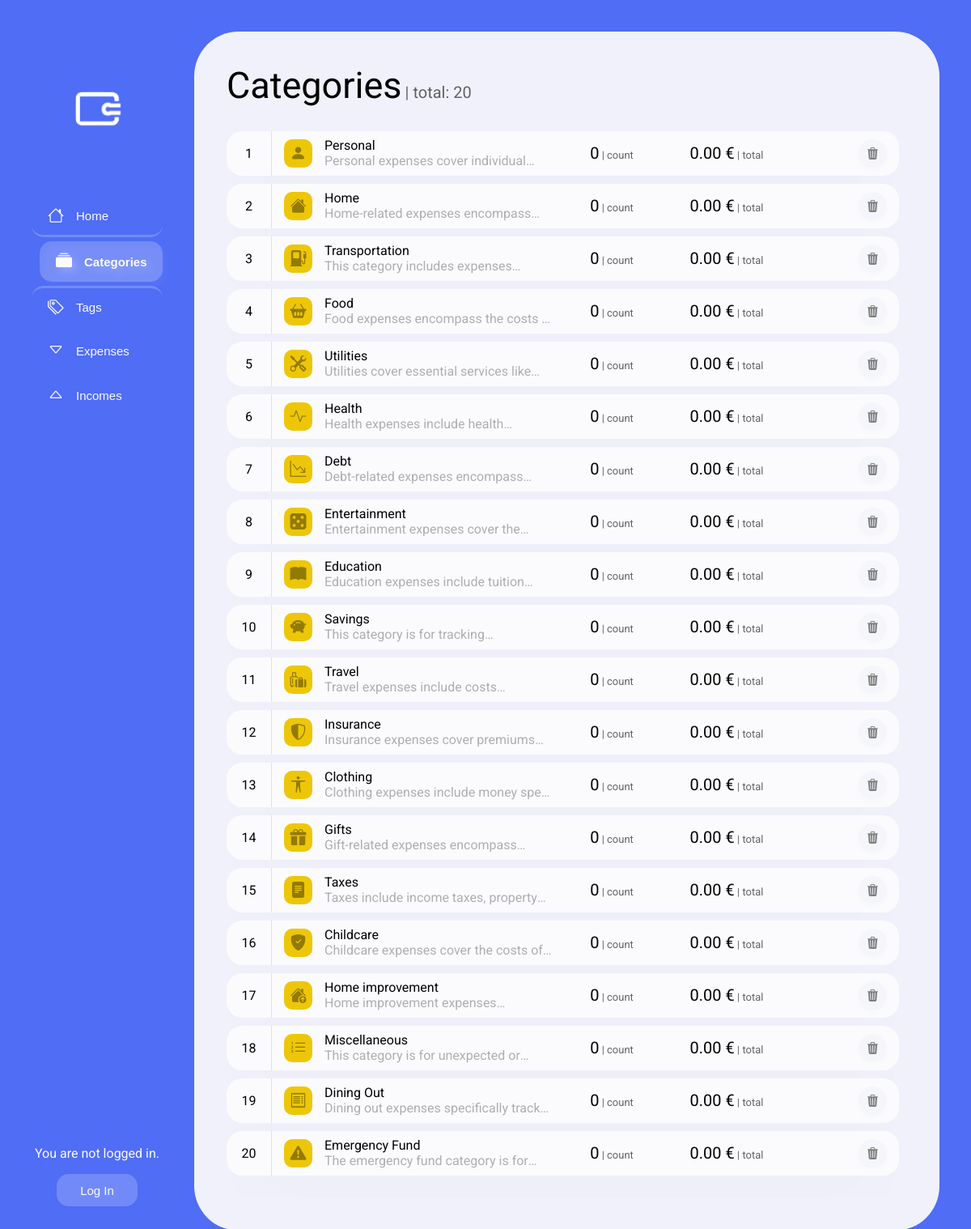
Page /categories/ on the committed database.
### myapp/models.py (models this page shows, shortened)
class Category(models.Model):
    name = models.CharField(max_length=50)
    description = models.TextField(blank=True, null=True)
    icon = models.TextField(max_length=20, default='app')

### myapp/views.py (the view)
# urls.py: path('categories/', CategoryListView.as_view(), name='categories'),
class CategoryListView(ListView):
  model = Category
  template_name = 'category_list.html'
  context_object_name = 'categories'
  def get_queryset(self):
    categories = Category.objects.all()
    user = self.request.user
    if user.is_authenticated:
      categories = categories.annotate(
        expense_count = Count('expense', filter=models.Q(expense__user=user)),
        expense_sum = Sum('expense__amount', filter=models.Q(expense__user=user), default=0)
      )
    else:
      categories = categories.annotate(
        expense_count = Value(0),
        expense_sum = Value(0)
      )
    return categories

### myapp/templates/category_list.html (shortened to what this page needs)
{% extends "base.html" %}
{% load static %}
{% block content %}
<head>
    <link rel="stylesheet" type="text/css" href="{% static 'home.css' %}">
</head>
<body>
    <div class='container'>
        <div class='sidebar'>
            <img class='icon' src="{% static 'icon.png' %}">
            <button onclick="location.href='{% url 'home' %}'"><i class="bi bi-house"></i>Home</button>
            <button onclick="location.href='{% url 'categories' %}'" class='active'><i class="bi bi-collection-fill"></i>Categories</button>
            <button onclick="location.href='{% url 'tags' %}'"><i class="bi bi-tags"></i>Tags</button>
            <button onclick="location.href='{% url 'expenses' %}'"><i class="bi bi-caret-down"></i>Expenses</button>
            <button onclick="location.href='{% url 'incomes' %}'"><i class="bi bi-caret-up"></i>Incomes</button>
            <div class='user'>
                {% if user.is_authenticated %}
                <p>Hi {{ user.username|capfirst }}!</p>
                <button onclick="location.href='{% url 'logout' %}'">Logout</button>
                {% else %}
                <p>You are not logged in. </p>
                <button onclick="location.href='{% url 'login' %}'">Log In</button>
                {% endif %}
            </div>
        </div>
        <div class='dashboard'>
            <div>
                <span class='title'>Categories</span>
                <span class='subtitle'> | total: {{ categories|length }}</span>
            </div>
            <div class='item_container'>
                {% for c in categories %}
                <div class='item'>
                    <span class='item_index'>{{ forloop.counter }}</span>
                    <i class="bi bi-{{ c.icon }} item_icon"></i>
                    <div>
                        <span class='item_title'>{{ c.name }}</span><br>
                        <p class='item_description'>{{ c.description }}</p>
                    </div>
                    <span class='item_count'>{{ c.expense_count }}<span> | count</span></span>
                    <span class='item_sum'>{{ c.expense_sum|floatformat:2 }} €<span> | total</span></span>
                    <button class='item_delete' style='pointer-events: none; opacity: 0.5;'>
                      <i class="bi bi-trash3-fill"></i>
                    </button>
                </div>
                {% endfor %}
            </div>
        </div>
    </div>
</body>
{% endblock %}

### myapp/static/home.css (style rules this page uses)
* { --blue: #4f6df5; --gold: #EDC707; --gold-dark: #937a02; --white: hsl(240, 56%, 99%); --white-transparent: rgba(255, 255, 255, 0.2); --white-gray: #f1f1fb; --red: #F93943; --green: #1ed8ab; --black: #020300; }
body { margin: 0; padding: 0; overflow-x: hidden; overflow-y: hidden; font-family: "Roboto", sans-serif; }
.container { height: 100dvh; background-color: var(--blue); display: flex; gap: 2.5dvh; justify-content: center; align-items: center; }
.sidebar { height: 95dvh; width: calc(20dvw - 5dvh); display: flex; flex-direction: column; align-items: center; }
.icon { width: 80px; padding-top: 60px; padding-bottom: 75px; }
.sidebar > button { width: 100%; height: 50px; display: inline-flex; align-items: center; background: none; border: transparent; border-radius: 15px; font-size: 15px; color: var(--white); text-align: left; padding-left: 20px; margin: 0 0 5px 0; transition: 0.2s ease-out; z-index: 1; }
.sidebar > button > i { margin-right: 15px; font-size: 20px; }
.sidebar .active { background-color: var(--white-transparent); filter: drop-shadow(5px 5px 4px var(--white-transparent)); font-weight: bold; margin-left: 10px; width: calc(100% - 10px); z-index: 0; }
.user { margin-top: auto; padding-bottom: 30px; color: var(--white); text-align: center; text-decoration: none; }
.user > button { width: 100px; height: 40px; background-color: var(--white-transparent); border: transparent; border-radius: 15px; font-size: 15px; color: var(--white); transition: 0.2s ease-in-out; }
.dashboard { height: 95dvh; width: calc(80dvw - 2.5dvh); position: relative; display: grid; grid-template-columns: 1fr; grid-template-rows: auto 1fr; background-color: var(--white-gray); border-radius: 55px; padding: 40px; box-sizing: border-box; transition: 0.5s ease-in-out; }
.title { font-size: 45px; color: var(--black); display: inline-block; margin-bottom: 30px; }
.subtitle { font-size: 20px; color: var(--black); opacity: .6; }
.dashboard > div:has(.title) { user-select: none; }
.item_container { display: grid; grid-template-columns: 1fr; align-content: start; padding: 0 10px 20px 0; overflow-y: scroll; }
.item { width: 100%; height: fit-content; display: grid; grid-template-columns: auto auto .4fr .2fr .2fr .2fr; align-items: center; background-color: var(--white); border-radius: 20px; box-shadow: 0px 0.9px 3.6px -20px rgba(0, 0, 0, 0.024), 0px 2.5px 9.9px -20px rgba(0, 0, 0, 0.035), 0px 6px 23.8px -20px rgba(0, 0, 0, 0.046), 0px 20px 79px -20px rgba(0, 0, 0, 0.07); margin-bottom: 10px; transition: 0.2s ease-out; user-select: none; }
.item .item_index { width: 35px; height: 35px; display: inline-flex; justify-content: center; align-items: center; padding: 10px; border-right: 1px solid rgba(2, 3, 0, .1); }
.item .item_icon { width: 35px; height: 35px; display: inline-flex; justify-content: center; align-items: center; background-color: var(--gold); color: var(--gold-dark); font-size: 20px; padding: 0; border-radius: 10px; margin: 10px 15px 10px 15px; }
.item .item_description { margin: 0; opacity: .3; overflow: hidden; display: -webkit-box; -webkit-line-clamp: 1; -webkit-box-orient: vertical; }
.item .item_delete, .item .item_edit { width: 35px; height: 35px; display: inline-flex; justify-content: center; align-items: center; justify-self: right; background-color: var(--white-gray); border: transparent; color: var(--black); font-size: 15px; padding: 0; border-radius: 50%; margin: 10px 15px 10px 0; box-shadow: 0px 0.9px 3.6px rgba(0, 0, 0, 0.024), 0px 2.5px 9.9px rgba(0, 0, 0, 0.035); transition: 0.1s ease-in-out; cursor: pointer; }
.item .item_count, .item .item_sum { font-size: 20px; margin: 10px; justify-self: center; }
.item .item_count > span, .item .item_sum > span { font-size: 13px; font-weight: 400; opacity: .6; }

### rows in the picture
Category: name "Personal", description "Personal expenses cover…", expense_count "0", expense_sum "0.00"
Category: name "Home", description "Home-related expenses…", expense_count "0", expense_sum "0.00"
Category: name "Transportation", description "This category includes…", expense_count "0", expense_sum "0.00"
Category: name "Food", description "Food expenses encompass the costs…", expense_count "0", expense_sum "0.00"
Category: name "Utilities", description "Utilities cover essential services…", expense_count "0", expense_sum "0.00"
Category: name "Health", description "Health expenses include…", expense_count "0", expense_sum "0.00"
Category: name "Debt", description "Debt-related expenses…", expense_count "0", expense_sum "0.00"
Category: name "Entertainment", description "Entertainment expenses cover…", expense_count "0", expense_sum "0.00"
Category: name "Education", description "Education expenses include…", expense_count "0", expense_sum "0.00"
Category: name "Savings", description "This category is for…", expense_count "0", expense_sum "0.00"
Category: name "Travel", description "Travel expenses include…", expense_count "0", expense_sum "0.00"
Category: name "Insurance", description "Insurance expenses cover…", expense_count "0", expense_sum "0.00"
Category: name "Clothing", description "Clothing expenses include money…", expense_count "0", expense_sum "0.00"
Category: name "Gifts", description "Gift-related expenses…", expense_count "0", expense_sum "0.00"
Category: name "Taxes", description "Taxes include income taxes,…", expense_count "0", expense_sum "0.00"
Category: name "Childcare", description "Childcare expenses cover the costs…", expense_count "0", expense_sum "0.00"
Category: name "Home improvement", description "Home improvement…", expense_count "0", expense_sum "0.00"
Category: name "Miscellaneous", description "This category is for unexpected…", expense_count "0", expense_sum "0.00"
Category: name "Dining Out", description "Dining out expenses specifically…", expense_count "0", expense_sum "0.00"
Category: name "Emergency Fund", description "The emergency fund category is…", expense_count "0", expense_sum "0.00"

### other values in the picture
{{ categories|length }} "20"
